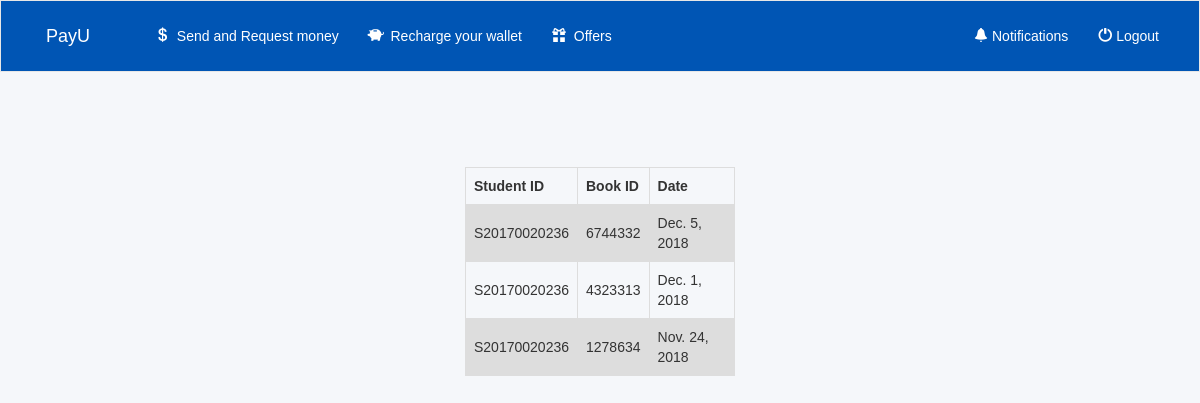
Screenshot of /librarian/all/ with the database file from the repository.
### librarian/models.py (models this page shows, shortened)
class librarian(models.Model):
    student_ID = models.CharField(max_length=100)
    book_ID =  models.CharField(max_length=100,primary_key=True)
    date = models.DateField()
    due = models.IntegerField(null = True)

### librarian/views.py (the view)
# urls.py: url(r'all/', views.view, name="view"),
def view(request):
    b = librarian.objects.all()
    return render(request,"librarian/all.html", {'form':b})

### librarian/templates/librarian/all.html (shortened to what this page needs)
<!DOCTYPE html>
<html lang="en">
<head>
     {% load static from staticfiles %}
    <link rel="stylesheet" href="https://maxcdn.bootstrapcdn.com/bootstrap/3.3.7/css/bootstrap.min.css"/>
    <link rel="stylesheet" type="text/css" href="{% static 'style.css' %}"/>
</head>
<body>
<nav class="navbar navbar-default">
    <div class="container-fluid">
        <div class="navbar-header">
            <a class="navbar-brand" href="#">PayU</a>
        </div>
        <div class="collapse navbar-collapse" id="topNavBar">
            <ul class="nav navbar-nav">
                <li class="">
                    <a href="#">
                        <span class="glyphicon glyphicon-usd" aria-hidden="true"></span>&nbsp;
                        Send and Request money
                    </a>
                </li>
                <li class="">
                    <a href="#">
                        <span class="glyphicon glyphicon-piggy-bank" aria-hidden="true"></span>&nbsp;
                        Recharge your wallet
                    </a>
                </li>
                <li class="">
                    <a href=" #">
                        <span class="glyphicon glyphicon-gift" aria-hidden="true"></span>&nbsp;
                        Offers
                    </a>
                </li>
            </ul>
            <ul class="nav navbar-nav navbar-right">
                <li class="">
                    <a href="#">
                        <span class="glyphicon glyphicon-bell" aria-hidden="true"></span>&nbsp;Notifications
                    </a>
                </li>
                <li class="">
                    <a href="#">
                        <span class="glyphicon glyphicon-off" aria-hidden="true"></span>&nbsp;Logout
                    </a>
                </li>
            </ul>
        </div>
    </div>
</nav>
<center>
<div class="booking">
<table>
  <tr>
      <th>Student ID</th>
      <th>Book ID</th>
      <th>Date</th>
  </tr>
{% for all in form %}
<tr><td>{{ all.student_ID }}</td>
    <td>{{all.book_ID}} </td>
    <td>{{all.date}}</td> <br>
</tr>
    {% endfor %}
</table>
    </div>
</center>
</body>
</html>

### static/style.css (style rules this page uses)
body { background-color: #f5f7fa; font-family: 'Raleway', sans-serif; }
.navbar-default { border-radius: 0; background-color: #0055b4 !important; padding: 10px; padding-left: 30px; }
.navbar-default .navbar-brand { color:white; padding-right: 50px; }
.navbar-default .navbar-nav > li > a { color: white; }

### librarian/templates/librarian/all.html (style rules this page uses)
table { font-family: arial, sans-serif; border-collapse: collapse; width: 100%; }
td, th { border: 1px solid #dddddd; text-align: left; padding: 8px; }
tr:nth-child(even) { background-color: #dddddd; }
.booking { margin-bottom:350px; margin-left:450px; margin-right:450px; padding:15px; }
body { background-color: #f5f7fa; }
.navbar-default { border-radius: 0; background-color: #0055b4 !important; padding: 10px; padding-left: 30px; }
.navbar-default .navbar-brand { color:white; padding-right: 50px; }
.navbar-default .navbar-nav > li > a { color: white; }

### rows the page displays
librarian: student_ID "S20170020236", book_ID "6744332", date "Dec. 5, 2018"
librarian: student_ID "S20170020236", book_ID "4323313", date "Dec. 1, 2018"
librarian: student_ID "S20170020236", book_ID "1278634", date "Nov. 24, 2018"
